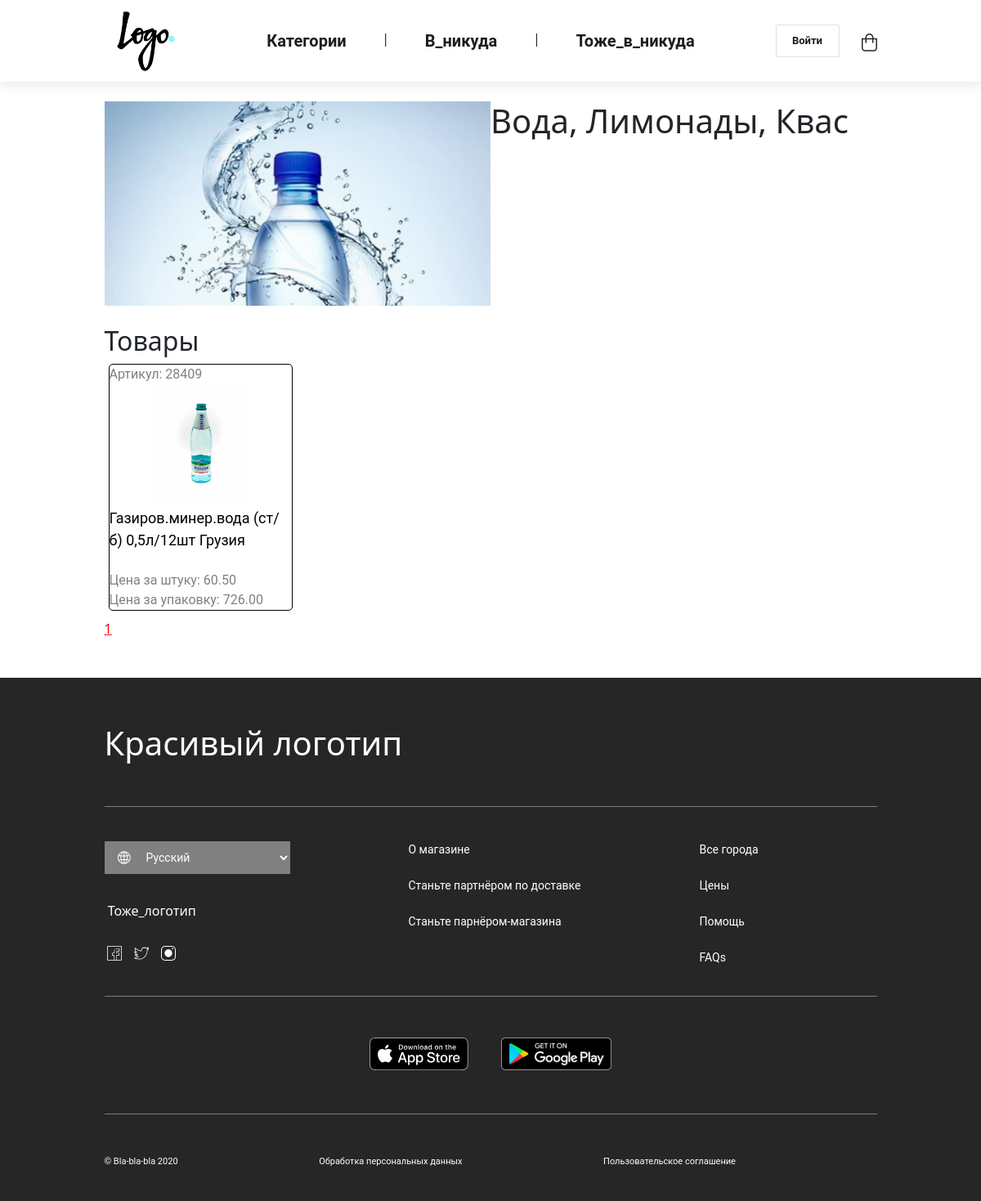
Before: /category/water with the older database file.
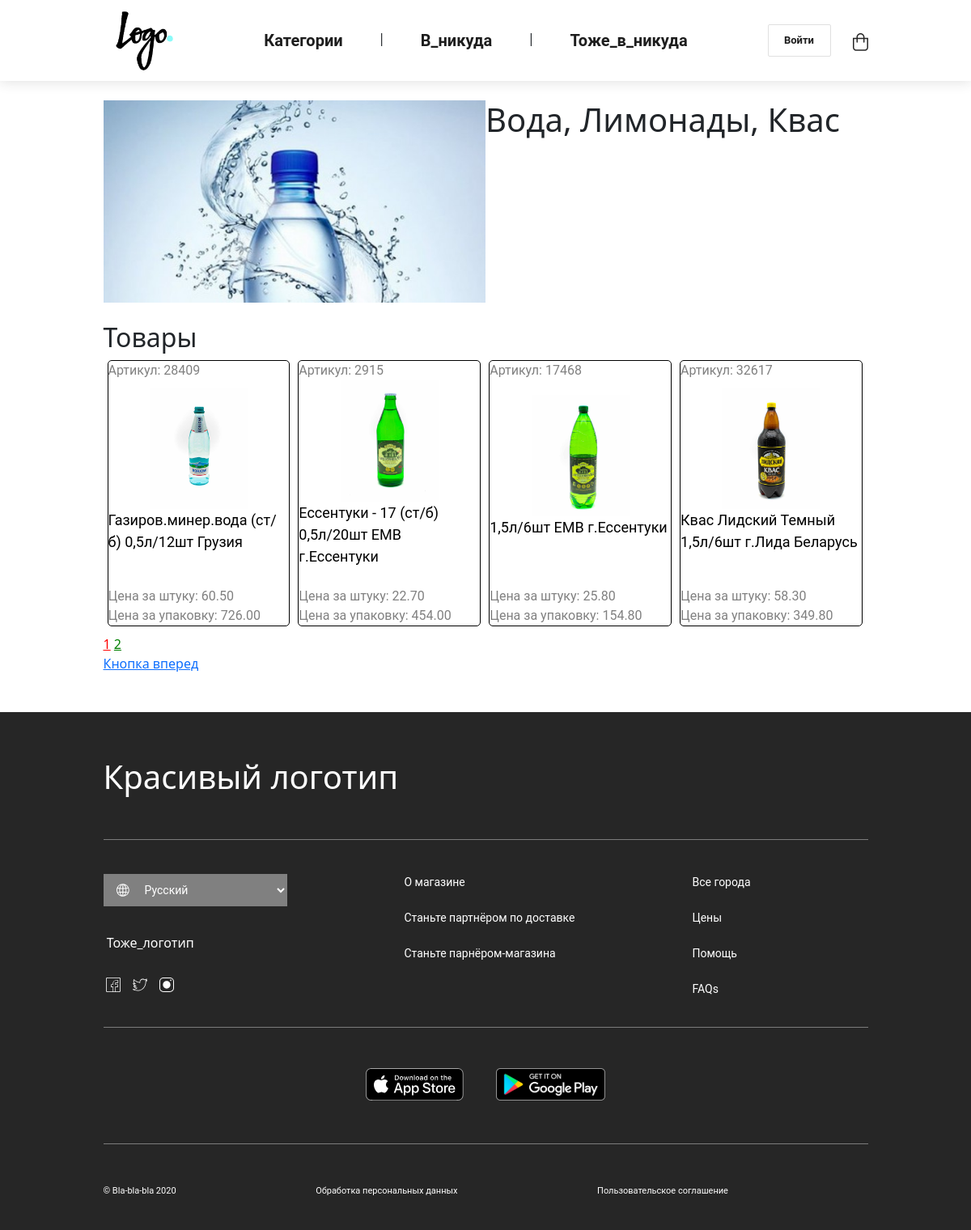
After: the same page with the newer database file.
### main/models.py (models this page shows, shortened)
class Category(models.Model):
    title = models.CharField(max_length=150, verbose_name='Название категории')
    slug = models.SlugField(max_length=150, unique=True, verbose_name='Слаг')
    photo = models.ImageField(upload_to='category_photos/', verbose_name='Фото')
    is_published = models.BooleanField(default=True, verbose_name='Публикация')
    views = models.IntegerField(default=0, verbose_name='Просмотры')
    class Meta:
        verbose_name = "Категория"
        verbose_name_plural = "Категории"
        ordering = ['title']

class Product(models.Model):
    title = models.CharField(max_length=150, verbose_name='Название')
    article = models.IntegerField(verbose_name='Артикул', unique=True)
    description = models.TextField(verbose_name='Описание', blank=True)
    category = models.ForeignKey(Category, on_delete=models.CASCADE, verbose_name='Категория')
    main_image = models.ImageField(verbose_name='Главное изображение', upload_to='product_photo/', blank=True)
    price_unit = models.DecimalField(max_digits=9, decimal_places=2, verbose_name='Цена за штуку')
    price_pack = models.DecimalField(max_digits=9, decimal_places=2, verbose_name='Цена за упаковку', blank=True)
    created_at = models.DateTimeField(auto_now_add=True, verbose_name='Дата добавления')
    update_at = models.DateTimeField(auto_now=True, verbose_name='Дата обновления')
    is_published = models.BooleanField(default=True, verbose_name='Публикация')
    views = models.IntegerField(default=0, verbose_name='Кол-во просмотров')
    class Meta:
        verbose_name = "Товар"
        verbose_name_plural = "Товары"
        ordering = ['-views']

### main/views.py (the view)
# urls.py: path('category/', categories, name='categories'),
def category(request, slug):
    category = Category.objects.get(slug=slug)
    all_products = Product.objects.filter(category=category, is_published=True)
    if request.GET.get('page') == None:
        category.views = F('views') + 1
    category.save()
    paginator = Paginator(all_products, 4)
    page_num = request.GET.get('page', 1)
    page_obj = paginator.get_page(page_num)
    context = {'category': category, 'page_obj': page_obj}
    return render(request, 'main/category.html', context)

### main/templates/main/category.html (shortened to what this page needs)
{% extends "base.html" %}
{% load static %}
{% block for_connect_another %}<link rel="stylesheet" href="{% static 'main/css/caregory.css' %}">{% endblock%}
{% block content %}
<div class="category_title">
    <img src="{{ category.photo.url }}" alt="">
    <h1>{{category.title}}</h1>
</div>
<br>
<h2>Товары</h2>
<div class="category_products">
    {% for product in page_obj %}
        <div class="category_product">
            <div class="articl">Артикул: {{ product.article }}</div>
            <a href="/product/{{ product.pk }}">
                <div class="product_img"><img src="{{ product.main_image.url }}" alt=""></div>
                <div class="product_title">{{product.title}}</div>
            </a>
            <br>
            <div class="prices">
                <div>Цена за штуку: {{ product.price_unit }}</div>
                <div>Цена за упаковку: {{ product.price_pack }}</div>
            </div>
        </div>
    {% endfor %}
</div>
<div>
    {% for i in page_obj.paginator.page_range %}
      {% if i == page_obj.number %}
        <a href="?page={{ i }}" style=color:red;>{{ i }}</a>
      {% elif i > page_obj.number|add:-3 and i < page_obj.number|add:3 %}
        <a href="?page={{ i }}" style=color:green;>{{ i }}</a>
      {% endif %}
    {% endfor %}
  </div>
<div>
  {% if page_obj.has_next %}
    <a href="?page={{ page_obj.next_page_number }}">Кнопка вперед</a>
  {% endif %}
</div>
{% endblock%}

### internet_shop/templates/base.html (shortened to what this page needs)
{% load static %}
<!DOCTYPE html>
<html lang="ru">
<head>
    <link rel="stylesheet" href="{% static 'bootstrap/css/bootstrap.min.css' %}">
    <link rel="stylesheet" href="{% static 'css/base.css' %}">
    {% block for_connect_another %}{% endblock%}
</head>
<body>
    <div class="upper_band" id="upper">
        <div class="container_upper_band align_items_center">
            <div class="logo">
                <a href="{% url 'main_page' %}"><img src="{% static 'img/Logo.jpg' %}" alt=""></a>
            </div>
            <div class="links">
                <a href="{% url 'categories' %}">Категории</a> |
                <a href="#">В_никуда</a> |
                <a href="#">Тоже_в_никуда</a>
            </div>
            <div class="button_and_basket align_items_center">
                <button>Войти</button>
                <div class="basket">
                    <a href="#"><img src="{% static 'img/basket.svg' %}"></a>
                </div>
            </div>
        </div>
    </div>
    <br>
    <div class="container_content">
        {% block content %}
        {% endblock%}
    </div>
    <br>
    <br>
    <div class="footer">
        <div class="container_footer">
            <h1 class="footer_logo">Красивый логотип</h1>
            <div class="footer_menu">
                <div class="left_part_fotter_menu">
                    <div class="language">
                        <img src="{% static 'img/world.svg' %}" alt="">
                        <select>
                            <option>Русский</option>
                        </select>
                    </div>
                    <div class="hashtag">
                        <h6>Тоже_логотип</h6>
                    </div>
                    <div class="social_network">
                        <img src="{% static 'img/facebook.svg' %}" alt="">
                        <img src="{% static 'img/twitter.svg' %}" alt="">
                        <img src="{% static 'img/instagram.svg' %}" alt="">
                    </div>
                </div>
                <div class="center_part_footer_menu">
                    <a href="">О магазине</a>
                    <a href="">Станьте партнёром по доставке</a>
                    <a href="">Станьте парнёром-магазина</a>
                </div>
                <div class="right_part_footer_menu">
                    <a href="">Все города</a>
                    <a href="">Цены</a>
                    <a href="">Помощь</a>
                    <a href="">FAQs</a>
                </div>
            </div>
            <div class="apps">
                <img src="{% static 'img/App_Store.svg' %}" alt="">
                <img src="{% static 'img/android.svg' %}" alt="">
            </div>
            <div class="other">
                <a href="">© Bla-bla-bla 2020</a>
                <a href="">Обработка персональных данных</a>
                <a href="#upper">Пользовательское соглашение</a>
            </div>
        </div>
    </div>
</body>
</html>

### internet_shop/static/css/base.css (style rules this page uses)
body { margin: 0px; }
.align_items_center { display: flex; align-items: center; justify-content: space-between; }
.upper_band { width: 100%; box-shadow: 0px 0px 16px rgba(38, 38, 38, 0.16); }
.container_upper_band { width: 961px; margin: auto; padding-left: 8px; padding-right: 8px; }
.logo img { width: 100px; height: 100px; flex-basis: 20%; }
.links { flex-basis: 60%; display: flex; justify-content: space-around; }
.links a { text-decoration: none; font-family: Roboto; font-style: normal; font-size: 20px; font-weight: 600; color: #1D1D1D; }
.button_and_basket { flex-basis: 10%; display: flex; justify-content: space-between; }
.button_and_basket button { width: 78px; height: 40px; border: 1px solid #E0E0E0; border-radius: 2px; background-color: white; font-family: Roboto; font-style: normal; font-size: 13px; font-weight: 600; color: #1D1D1D; }
.basket { margin-left: 27px; }
.container_content { width: 961px; margin: auto; padding-left: 8px; padding-right: 8px; }
.footer { background-color: #262626; padding-bottom: 40px; }
.container_footer { width: 961px; margin: auto; padding-left: 8px; padding-right: 8px; }
.footer_logo { display: inline-block; color: #fff; margin-top: 56px; margin-bottom: 40px; }
.footer_menu { margin-top: 32px; display: flex; justify-content: space-between; }
.language { background:grey; width: 227px; height: 40px; display: flex; justify-content: flex-end; align-items: center; }
.language select { width: 180px; margin-left: 15px; border: none; background-color: rgba(155, 25, 25, 0); color: white; font-family: Roboto; font-style: normal; font-weight: normal; font-size: 14px; }
.language option { color:#fff; background: rgba(38, 38, 38, 1); }
.hashtag { margin-top: 33px; }
.hashtag h6 { display: inline-block; color: #fff; }
.social_network { margin-top: 20px; }
.social_network img { margin-right: 5px; }
.center_part_footer_menu, .right_part_footer_menu { display: flex; flex-direction: column; }
.center_part_footer_menu a, .right_part_footer_menu a { margin-bottom: 23px; color: white; text-decoration: none; font-family: Roboto; font-style: normal; font-weight: normal; font-size: 14px; }
.apps { margin-top: 40px; margin-bottom: 40px; display: flex; justify-content: center; }
.apps img { padding-left: 20px; padding-right: 20px; }
.other { margin-top: 40px; display: flex; justify-content: space-between; flex-wrap: wrap; }
.other a { color: white; text-decoration: none; font-family: Roboto; font-style: normal; font-weight: normal; font-size: 11px; }

### main/static/main/css/caregory.css (style rules this page uses)
.category_title { display: flex; flex-direction: row; flex-wrap: nowrap; }
.category_title img { width: 50%; }
.category_products { display: flex; flex-direction: row; flex-wrap: wrap; }
.category_product { width: 23.9%; margin: 0px 5px; margin-bottom: 10px; font-family: Roboto; font-style: normal; font-weight: normal; border: 1px solid black; border-radius: 5px; display: flex; flex-direction: column; justify-content: space-between; }
.category_product .articl, .prices { color: gray; }
.category_product a { text-decoration: none; color: black; font-size: 18px; }
.product_img { text-align: center; }
.product_img img { height: 150px; }

Changed rows visible on the page:
added Product: article "2915", main_image (picture), title "Ессентуки - 17 (ст/б) 0,5л/20шт ЕМВ г.Ессентуки", price_unit "22.70", price_pack "454.00"
added Product: article "17468", main_image (picture), title "1,5л/6шт ЕМВ г.Ессентуки", price_unit "25.80", price_pack "154.80"
added Product: article "32617", main_image (picture), title "Квас Лидский Темный 1,5л/6шт г.Лида Беларусь", price_unit "58.30", price_pack "349.80"
Other visible differences:
new list line: "2"
text now shown: "Кнопка вперед"
